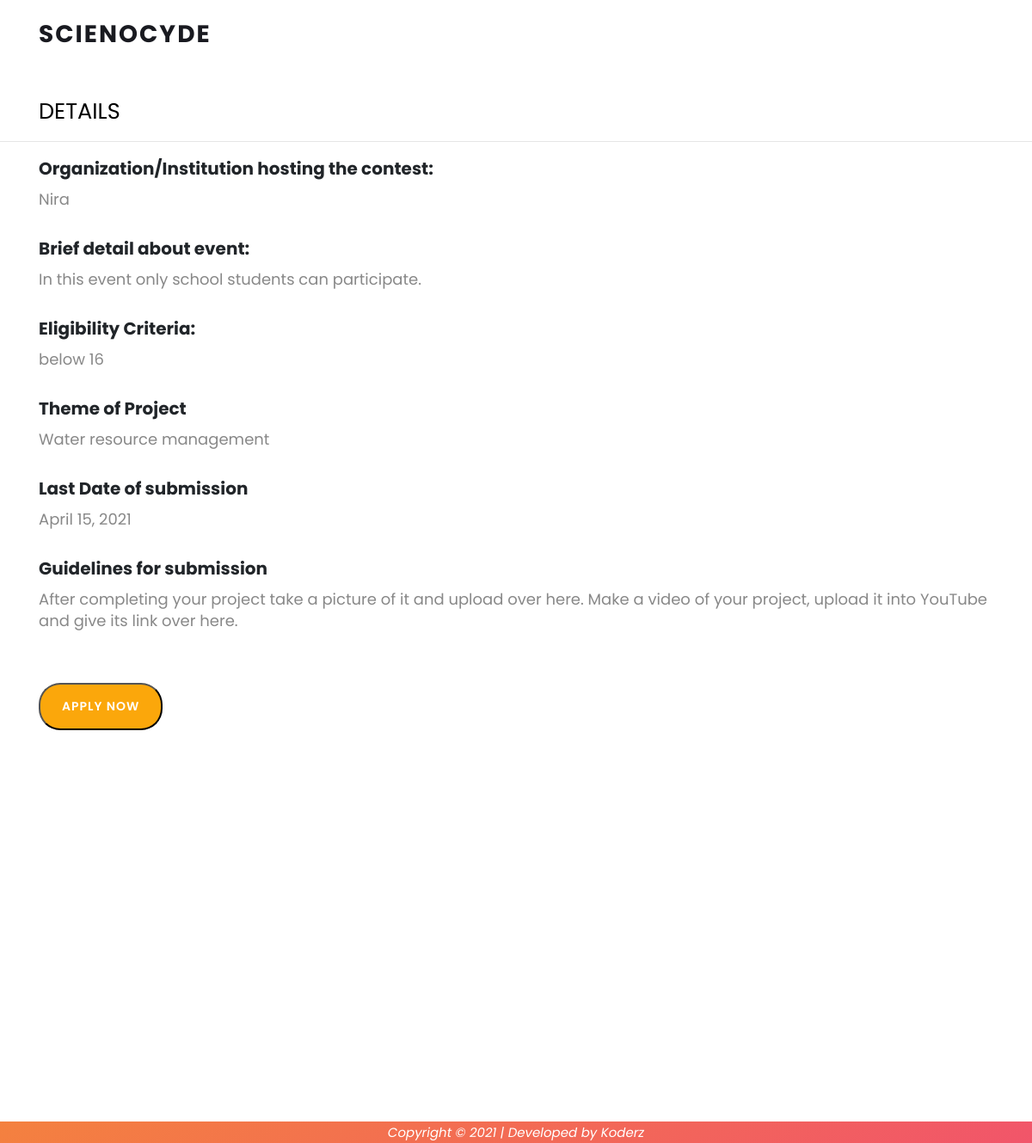
Screenshot of /core/applyto/2/ with the database file from the repository.
### core/models.py (models this page shows, shortened)
class Host(models.Model):
    username = models.CharField(max_length=50, default="null")
    full_name = models.CharField(max_length=150)
    email = models.EmailField(max_length=100)
    org = models.CharField(max_length=200)
    type_org = models.CharField(max_length=100, default="School")
    designation = models.CharField(max_length=150)
    phone = models.PositiveIntegerField()
    purpose = models.TextField()
    detail = models.TextField()
    theme = models.CharField(max_length=250)
    guidelines = models.TextField()
    elig_cri = models.TextField()
    last_sub = models.DateField(
        auto_now=False, auto_now_add=False, default=datetime.date.today
    )
    date = models.DateTimeField(auto_now_add=True)
    class Meta:
        ordering = ["-date"]

### core/views.py (the view)
# urls.py: path("applyto/<int:host_id>/", applyto, name="applyto"),
def applyto(request, host_id):
    host_id = host_id
    template_name = "core/applyto.html"
    host_obj = Host.objects.get(pk=host_id)
    context = {"host_obj": host_obj, "host_id": host_id}
    return render(request, template_name, context)

### templates/core/applyto.html (shortened to what this page needs)
{% extends 'base.html' %} {% load static %}  {% block body %}
<section class="section" id="about">
  <div class="container">
    <div class="form-element-html">
      <div>
        <div style="background-color: " class="heading-cover field-cover">
          <div
            style="
              text-align: left;
              font-size: 1.6em;
              padding-top: 10px;
              padding-bottom: ;
              color: #000000;
            "
            class="bold-"
          >
            <span>DETAILS</span>
          </div>
        </div>
      </div>
    </div>
  </div>
    <hr />
    <div class="container" style="font-size: 20px">
      <label for="validationCustom01"
        ><b>Organization/Institution hosting the contest:</b></label
      >
      <p style="font-size: 18px">{{ host_obj.org }}</p>
      <br />
      <label for="validationCustom01"><b>Brief detail about event: </b></label>
      <p style="font-size: 18px">{{ host_obj.detail }}</p>
      <br />
      <label for="validationCustom01"><b>Eligibility Criteria: </b></label>
      <p style="font-size: 18px">{{ host_obj.elig_cri }}</p>
      <br />
      <label for="validationCustom01"><b>Theme of Project </b></label>
      <p style="font-size: 18px">{{ host_obj.theme }}</p>
      <br />
      <label for="validationCustom01"><b>Last Date of submission </b></label>
      <p style="font-size: 18px">{{ host_obj.last_sub }}</p><br/>
      <label for="validationCustom01"><b>Guidelines for submission </b></label>
      <p style="font-size: 18px">{{ host_obj.guidelines }}</p>
      <br /><br />
      <a href="{% url 'participant' host_id %}"
        ><button type="submit" class="main-button-slider">Apply Now</button></a
      >
    </div>
</section>
{% endblock %} {% block extra_js %} {% endblock %}

### static_files/css/templatemo-lava.css (style rules this page uses)
html, body, div, span, applet, object, iframe, h1, h2, h3, h4, h5, h6, p, blockquote, div pre, a, abbr, acronym, address, big, cite, code, del, dfn, em, font, img, ins, kbd, q, s, samp, small, strike, strong, sub, sup, tt, var, b, u, i, center, dl, dt, dd, ol, ul, li, figure, header, nav, section, article, aside, footer, figcaption { margin: 0; padding: 0; border: 0; outline: 0; }
header, nav, section, article, aside, footer, hgroup { display: block; }
* { box-sizing: border-box; }
html, body { font-family: 'Poppins', sans-serif; font-weight: 400; background-color: #fff; font-size: 16px; -ms-text-size-adjust: 100%; -webkit-font-smoothing: antialiased; -moz-osx-font-smoothing: grayscale; }
a { text-decoration: none !important; }
p { font-size: 15px; line-height: 25px; color: #888; }
html, body { background: #fff; font-family: 'Poppins', sans-serif; }
button.main-button-slider { font-size: 14px; border-radius: 25px; padding: 15px 25px; background-color: #fba70b; text-transform: uppercase; color: #fff; font-weight: 600; letter-spacing: 1px; -webkit-transition: all 0.3s ease 0s; -moz-transition: all 0.3s ease 0s; -o-transition: all 0.3s ease 0s; transition: all 0.3s ease 0s; outline: none; }
#about { padding: 100px 0px; position: relative; z-index: 9; }

### rows the page displays
Host: org "Nira", detail "In this event only school students can participate.", elig_cri "below 16", theme "Water resource management", last_sub "April 15, 2021", guidelines "After completing your project take a picture of it and upload over here. Make a video of your project, upload it into YouTube and give its link over here."
